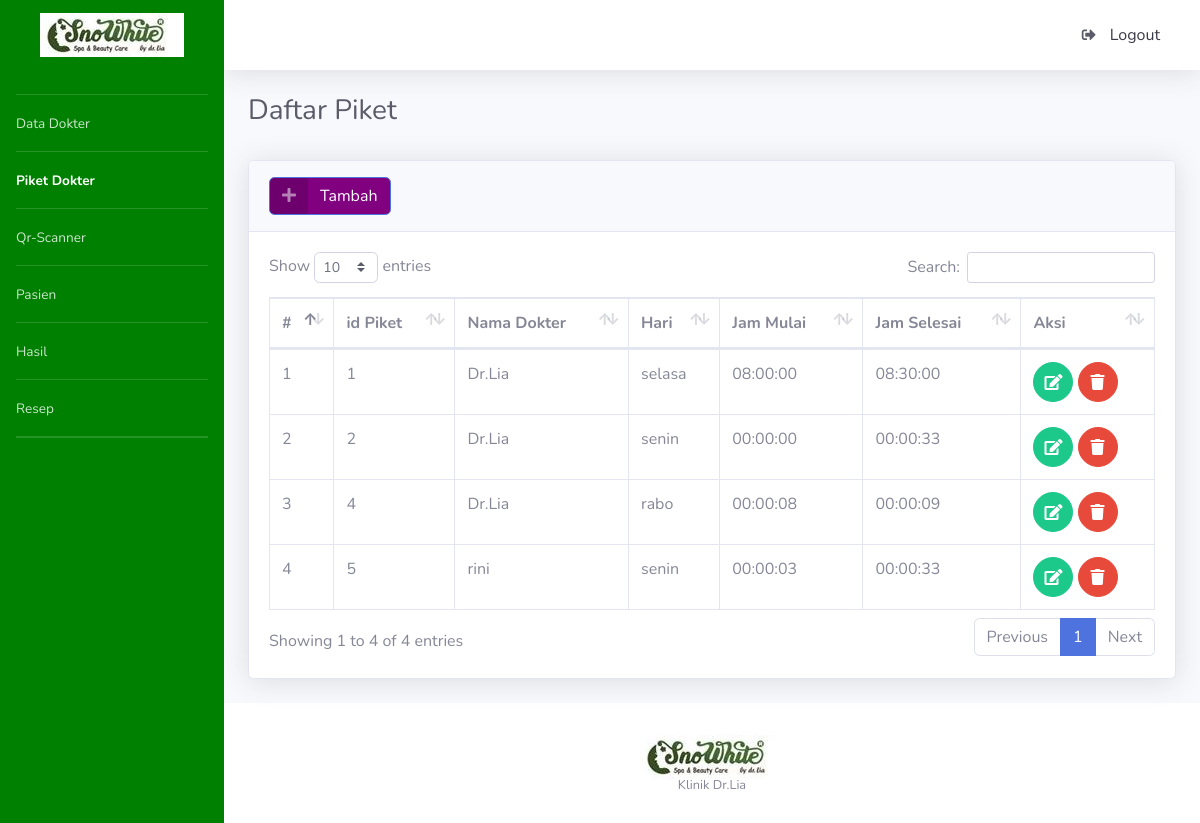
The app's page /index.php/piket, older data.
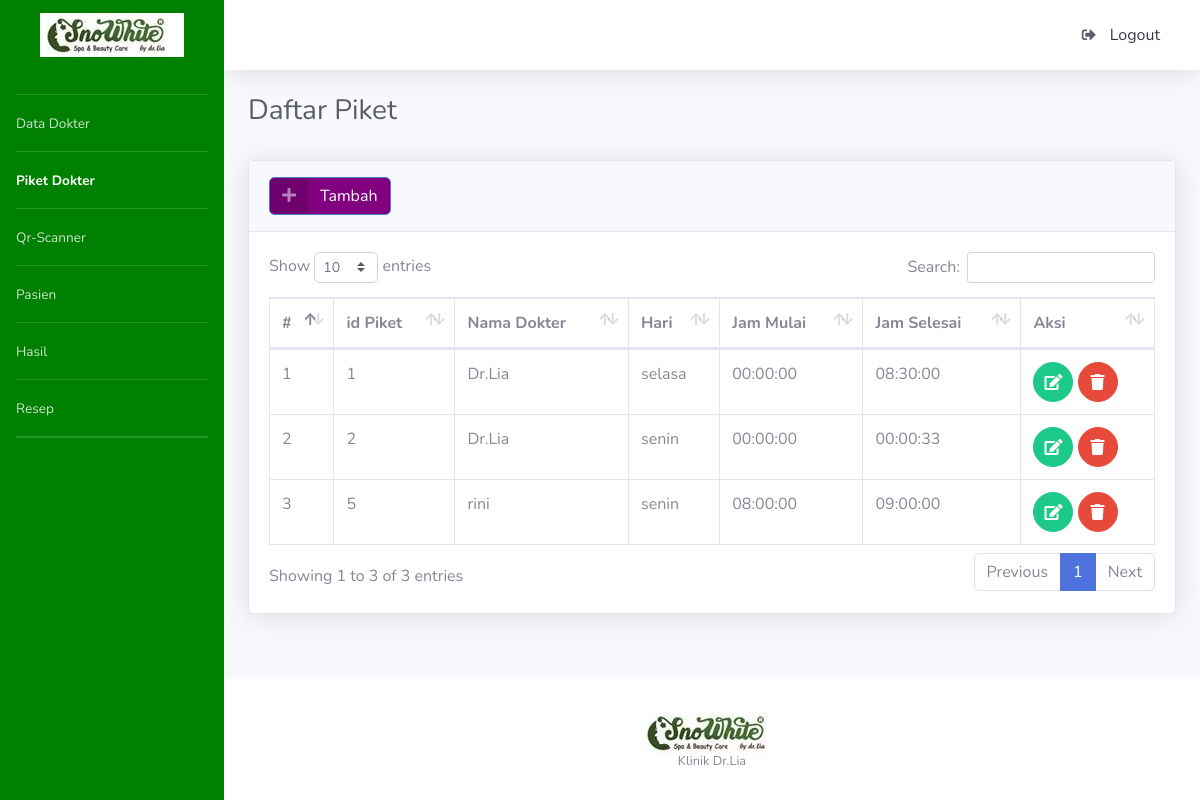
The same page, newer data.
### tables this page shows
CREATE TABLE `tb_piket` (
  `id_piket` bigint(20) NOT NULL,
  `id_dokter` bigint(20) NOT NULL,
  `hari` enum('senin','selasa','rabo','kamis','jumat') NOT NULL,
  `jam_mulai` time NOT NULL,
  `jam_selesai` time NOT NULL
);

CREATE TABLE `tb_dokter` (
  `id_dokter` bigint(20) NOT NULL,
  `nama_dokter` varchar(30) NOT NULL,
  `email_dokter` varchar(100) NOT NULL,
  `password_dokter` varchar(32) NOT NULL,
  `current_password` varchar(32) NOT NULL
);

### application/controllers/Piket.php (called while the page is built, shortened)
<?php
class Piket extends CI_Controller {
	public function index()
	{
		$this->db->join('tb_dokter', 'tb_dokter.id_dokter = tb_piket.id_dokter');
		$parser['p_semuapiket'] = $this->db->get('tb_piket')->result();
		$this->load->view('piket/v_daftar', $parser);
	}
}
?>

### index.php (called while the page is built, shortened)
<?php
require_once BASEPATH.'core/CodeIgniter.php';

### application/views/piket/v_daftar.php (the view, shortened to what this page needs)
<!DOCTYPE html>
<html lang="en">
<head>
  <link href="<?php echo base_url(); ?>tema/admin/vendor/fontawesome-free/css/all.min.css" rel="stylesheet" type="text/css">
  <link href="<?php echo base_url(); ?>tema/admin/vendor/datatables/dataTables.bootstrap4.min.css" rel="stylesheet">
   <link href="<?php echo base_url(); ?>tema/admin/css/sb-admin-2.min.css" rel="stylesheet">
  <link href="vendor/datatables/dataTables.bootstrap4.min.css" rel="stylesheet">
</head>
<body id="page-top">
  <div id="wrapper">
    <div id="content-wrapper" class="d-flex flex-column">
      <div id="content">
        <div class="container-fluid">
          <h1 class="h3 mb-2 text-gray-800">Daftar Piket</h1>
          <br>
          <div class="card shadow mb-4">
            <div class="card-header py-3">
              <h6 class="m-0 font-weight-bold text-primary">
                <a style="background-color: purple; "href="<?php echo site_url('piket/tambah'); ?>" class="btn btn-primary btn-icon-split">
                    <span class="icon text-white-50">
                      <i class="fas fa-plus"></i>
                    </span>
                    <span class="text">Tambah</span>
                  </a>
              </h6>
            </div>
            <div class="card-body">
              <div class="table-responsive">
                <table class="table table-bordered" id="dataTable" width="100%" cellspacing="0">
                  <thead>
                    <tr>
                     <th>#</th>
                      <th>id Piket</th>
                      <th>Nama Dokter</th>
                      <th>Hari</th>
                      <th>Jam Mulai</th>
                      <th>Jam Selesai</th>
                      <th>Aksi</th>
                    </tr>
                  </thead>
                  <tbody>
                   <?php if(count($p_semuapiket) > 0) { ?>
      <?php $no = 1; ?>
      <?php foreach ($p_semuapiket as $data) { ?>
      <tr>
        <td><?php echo $no++; ?></td>
        <td><?php echo $data->id_piket; ?></td>
        <td><?php echo $data->nama_dokter; ?></td>
        <td><?php echo $data->hari; ?></td>
        <td><?php echo $data->jam_mulai; ?></td>
        <td><?php echo $data->jam_selesai; ?></td>
        <td>
          <a href="<?php echo site_url('piket/edit/' . $data->id_piket); ?>" class="btn btn-success btn-circle">
                    <i class="fas fa-edit"></i>
                  </a>
           <a href="<?php echo site_url('piket/proses_hapus/' . $data->id_piket); ?>" class="btn btn-danger btn-circle">
                    <i class="fas fa-trash"></i>
                  </a>
        </td>
      </tr>
      <?php } ?>
      <?php } else { ?>
      <tr>
        <td colspan="4">Tidak ada piket</td>
      </tr>
      <?php } ?>
                  </tbody>
                </table>
              </div>
            </div>
          </div>
        </div>
      </div>

Row changes from the older to the newer data that the page shows:
removed tb_piket: id_piket "4", id_dokter.nama_dokter "Dr.Lia", hari "rabo", jam_mulai "00:00:08", jam_selesai "00:00:09"
changed tb_piket "selasa": jam_mulai "08:00:00" → "00:00:00"
changed tb_piket "rini": jam_mulai "00:00:03" → "08:00:00"; jam_selesai "00:00:33" → "09:00:00"
Text that changed along with them:
text written by a page script: "Show entries Search: Showing 1 to 4 of 4 entries Previous 1 Next" → "Show entries Search: Showing 1 to 3 of 3 entries Previous 1 Next"
